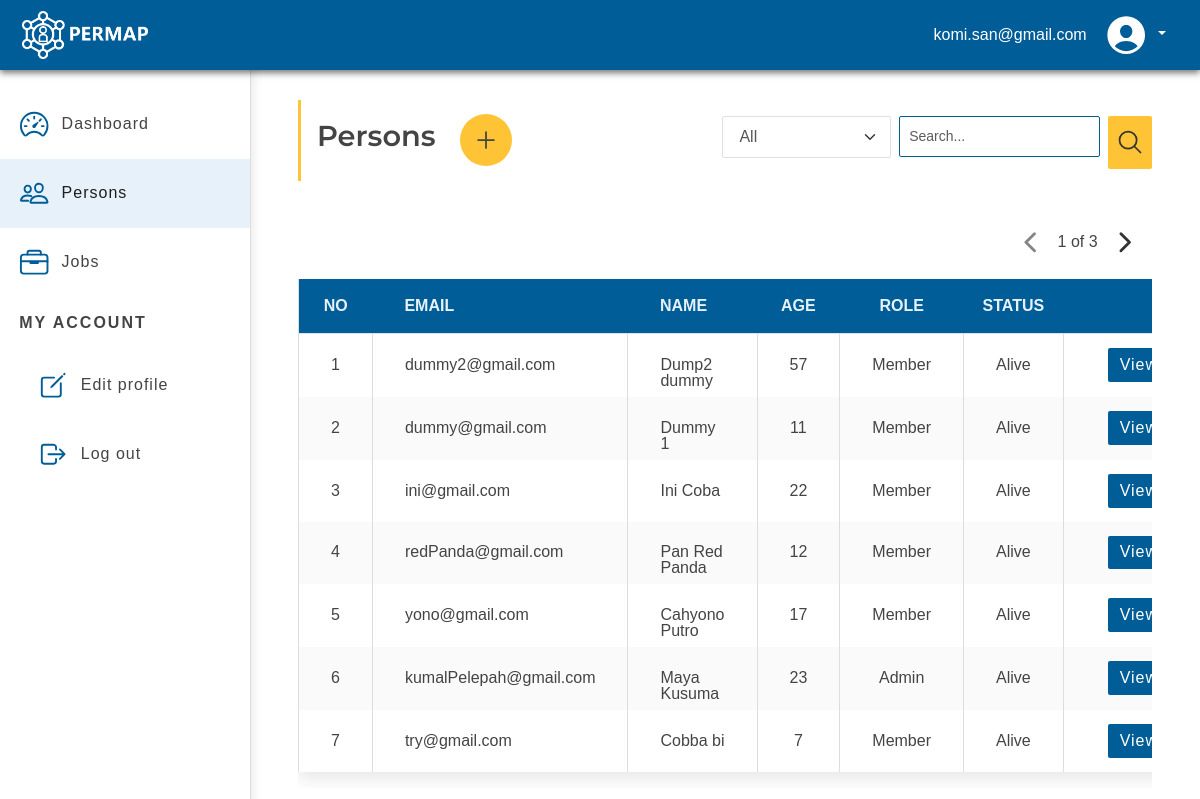
The page /persons.php (signed in) on the database as committed earlier.
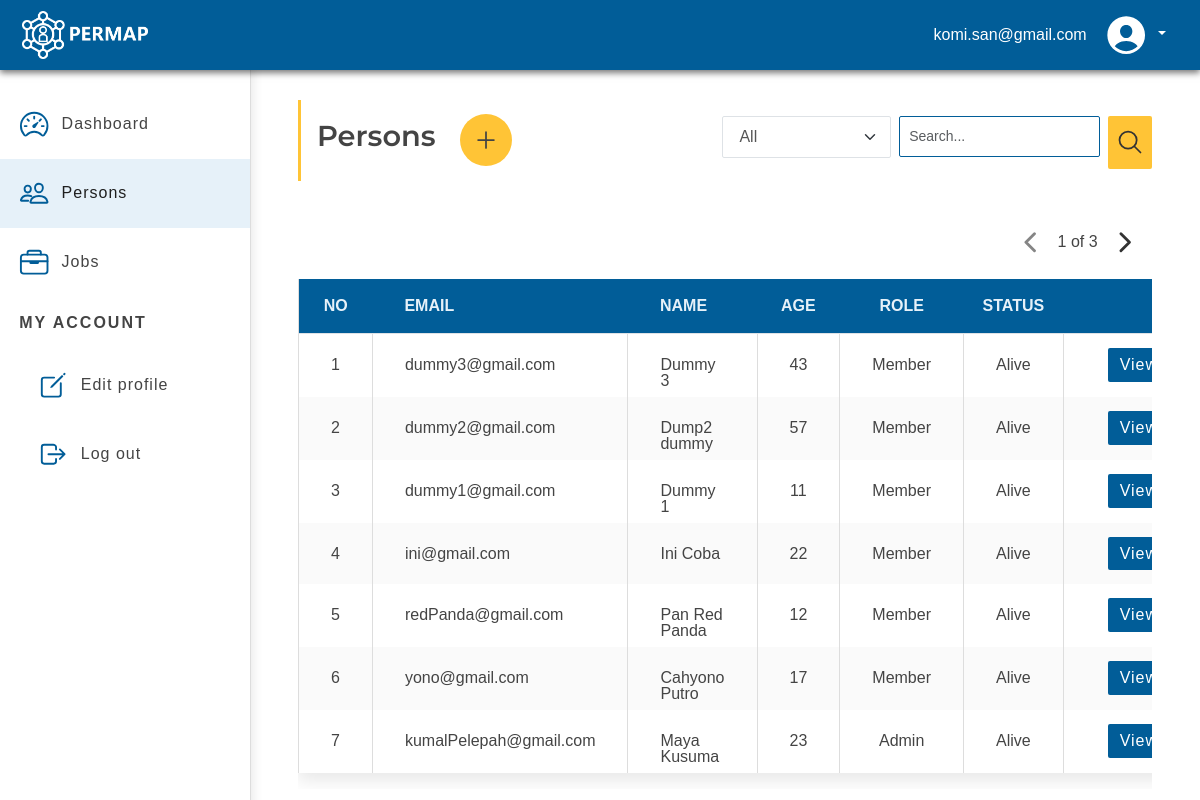
The same page on the database as committed later.
### tables this page shows
CREATE TABLE `persons` (
  `id` int NOT NULL AUTO_INCREMENT,
  `firstName` varchar(30) NOT NULL,
  `lastName` varchar(30) DEFAULT NULL,
  `nik` varchar(16) NOT NULL,
  `email` varchar(320) NOT NULL,
  `birthDate` date DEFAULT NULL,
  `sex` varchar(20) NOT NULL,
  `internalNote` varchar(320) DEFAULT NULL,
  `role` varchar(20) NOT NULL,
  `password` varchar(60) NOT NULL,
  `status` tinyint(1) NOT NULL,
  `lastLoggedIn` timestamp NULL DEFAULT NULL,
  PRIMARY KEY (`id`)
);

### action/utils.php (called while the page is built, shortened)
<?php
require_once __DIR__ . "/../include/db.php";
function getPersons(int $limit, int|string $page, string|null $category = null, string|null $search = null): array
{
    global $PDO;
    $str = "%$search%";
    $count = countPerson($str);
    $data = [];
    try {
        if ($category === CATEGORIES_PRODUCTIVE_AGE) {
            $queryData = "SELECT * FROM persons p WHERE (p.firstName LIKE :firstName OR p.lastName LIKE :lastName OR p.email LIKE :email) AND YEAR(NOW()) - YEAR(p.birthDate) >= 17 AND YEAR(NOW()) - YEAR(p.birthDate) <= 65 ORDER BY id DESC";
            $statement = $PDO->prepare($queryData);
            $statement->execute(
                array(
                    'firstName' => $str,
                    'lastName' => $str,
                    'email' => $str
                )
            );
            $data = $statement->fetchAll(PDO::FETCH_ASSOC);
        } elseif ($category === CATEGORIES_ALL) {
            $queryData = "SELECT * FROM persons WHERE firstName LIKE :firstName OR lastName LIKE :lastName OR email LIKE :email ORDER BY id DESC";
            $statement = $PDO->prepare($queryData);
            $statement->execute(
                array(
                    'firstName' => $str,
                    'lastName' => $str,
                    'email' => $str
                )
            );
            $data = $statement->fetchAll(PDO::FETCH_ASSOC);
        }
    } catch (PDOException $e) {
        die('Query error: ' . $e->getMessage());
    } catch (Exception $e) {
        die("Query error: " . $e->getMessage());
    }
    if (count($data) !== 0) {
        return returnShowData(array: $data, count: $count, page: $page, limit: $limit);
    }
    return array(
        PAGING_TOTAL_PAGE => 1,
        PAGING_CURRENT_PAGE => 1,
        PAGING_DATA => []
    );
}
function returnShowData(array $array, array $count, int $page, int $limit)
{
    $sort = sortingDataForPagination(page: $page, limit: $limit, array: $array);
    if ($count && $count['total'] > 0) {
        return array(
            PAGING_TOTAL_PAGE => ceil(count($array) / $limit),
            PAGING_CURRENT_PAGE => $page,
            PAGING_DATA => array_slice($array, $sort['indexStart'], $sort['length'])
        );
    }
}
function countPerson($str)
{
    global $PDO;
    $queryCount = 'SELECT COUNT(*) as `total` FROM `persons` WHERE firstName LIKE :firstName OR lastName LIKE :lastName OR email LIKE :email';
    $statement = $PDO->prepare($queryCount);
    $statement->execute(
        array(
            'firstName' => $str,
            'lastName' => $str,
            'email' => $str,
        )
    );
    return $statement->fetch(PDO::FETCH_ASSOC);
}
function sortingDataForPagination(int $page, int $limit, array $array): array
{
    $indexStart = ($page - 1) * $limit;
    $length = $limit;
    return array(
        "length" => $length,
        "indexStart" => $indexStart
    );
}
function transformRoleFromDb(string $value): string
{
    return match ($value) {
        'A' => ROLE_ADMIN,
        default => ROLE_MEMBER
    };
}
function convertDateToTimestamp(mixed $date): int|null
{
    if (!is_numeric($date)) {
        $date = str_replace('-', '/', $date);
        return strtotime($date);
    }
    return null;
}
function translateIntToString(int $status): string
{
    return $status == 1 ? "Alive" : "Passed Away";
}
function calculateAge($birth_date_ts): int
{
    $date = new DateTime('@' . $birth_date_ts);
    $now = new DateTime('now');
    $interval = $date->diff($now);
    return floor($interval->y);
}
function sortRole(string $value): array
{
    $role = [];
    if ($value == ROLE_ADMIN) {
        $role[] = ROLE_ADMIN;
        $role[] = ROLE_MEMBER;
    } else {
        $role[] = ROLE_MEMBER;
        $role[] = ROLE_ADMIN;
    }
    return $role;
}

### persons.php (the view, shortened to what the changed rows need)
<?php
require_once __DIR__ . "/action/utils.php";
require_once __DIR__ . "/include/header.php";
require_once __DIR__ . "/include/footer.php";
require_once __DIR__ . "/include/formHeader.php";
$page = $_GET["page"] ?? 1;
if (isset($_GET["keyword"]) || isset($_GET["category"])) {
    if (!isset($_GET['keyword'])) {
        $_GET["keyword"] = '';
    }
    $personPaginated = getPersons(PAGE_LIMIT, $page, $_GET["category"], $_GET["keyword"]);
    if ($page > $personPaginated[PAGING_TOTAL_PAGE]) {
        $page = 1;
        $personPaginated = getPersons(PAGE_LIMIT, $page, $_GET["category"], $_GET["keyword"]);
    }
} else {
    $personPaginated = getPersons(PAGE_LIMIT, $page, CATEGORIES_ALL);
}
$persons = $personPaginated[PAGING_DATA];
$noun = setNoun($persons, "Person");
?>
    <div class="person-content position-absolute px-5">
        <?php
        if (isset($_GET["category"])) {
            if($_GET["category"] === '') $_GET["category"] = CATEGORIES_ALL;
            formHeaderPage(identifier: 'page-persons', link: 'add-person.php', noun: $noun, category: $_GET["category"]);
        } else {
            formHeaderPage(identifier: 'page-persons', link: 'add-person.php', noun: $noun);
        }
        if (count($persons) == 0) {
            showNoDataImg();
        } else {
            ?>
                <div class="table-responsive">
                    <table class="table" id="table">
                        <thead>
                        <tr>
                            <th scope="col" class="text-center p-3">No</th>
                            <th scope="col">Email</th>
                            <th scope="col">Name</th>
                            <th scope="col" class="text-center p-3">Age</th>
                            <th scope="col" class="text-center p-3">Role</th>
                            <th scope="col" class="text-center p-3">Status</th>
                            <th scope="col" class="text-center">Action</th>
                        </tr>
                        </thead>
                        <tbody>
                        <?php
                        $number = ($page - 1) * PAGE_LIMIT + 1;
                        foreach ($persons as $person) {
                            $personsRole = sortRole(transformRoleFromDb($person[PERSON_ROLE]));
                            try {
                                $personAge = calculateAge(convertDateToTimestamp($person[PERSON_BIRTH_DATE]));
                            } catch (Exception $e) {
                                die("Calculate error: " . $e->getMessage());
                            }
                            foreach ($personsRole as $role) {
                                if ($role == transformRoleFromDb($person[PERSON_ROLE])) {
                                    $personRole = ROLE_LABEL[$role . "_LABEL"];
                                    ?>
                                    <tr>
                                        <td class="text-center"><?= $number ?></td>
                                        <td><?= $person[PERSON_EMAIL] ?></td>
                                        <td><?= $person[PERSON_FIRST_NAME] . " " . $person[PERSON_LAST_NAME] ?></td>
                                        <td class="text-center"><?= $personAge ?></td>
                                        <td class="text-center"><?= $personRole ?></td>
                                        <td class="text-center"><?= translateIntToString($person[PERSON_STATUS]) ?></td>
                                        <td>
                                            <div class="person-btn d-flex justify-content-center align-items-center">
                                                <button class="btn" name="btn-view">
                                                    <a
                                                        <?php
                                                        if ($person[PERSON_EMAIL] != $_SESSION["userEmail"]) {
                                                            ?>
                                                            href="view-person.php?person=<?php echo $person[ID] ?>"
                                                            <?php
                                                        }
                                                        ?>
                                                            href="my-profile.php"
                                                            class="nav-link table-nav block-color-btn"
                                                    >View</a
                                                    >
                                                </button>
                                            </div>
                                        </td>
                                    </tr>
                                    <?php
                                }
                            }
                            $number++;
                        }
                        ?>
                        </tbody>
                    </table>
                </div>
            </div>
            <?php
        } ?>

Rows that differ between the two databases and show on the page:
no longer on this page (row unchanged): persons: email "try@gmail.com", firstName "Cobba", lastName "bi", birthDate "7", role "Member"
added persons: email "dummy3@gmail.com", firstName "Dummy 3", birthDate "43", role "Member"
changed persons "Dummy 1": email "dummy@gmail.com" → "dummy1@gmail.com"
